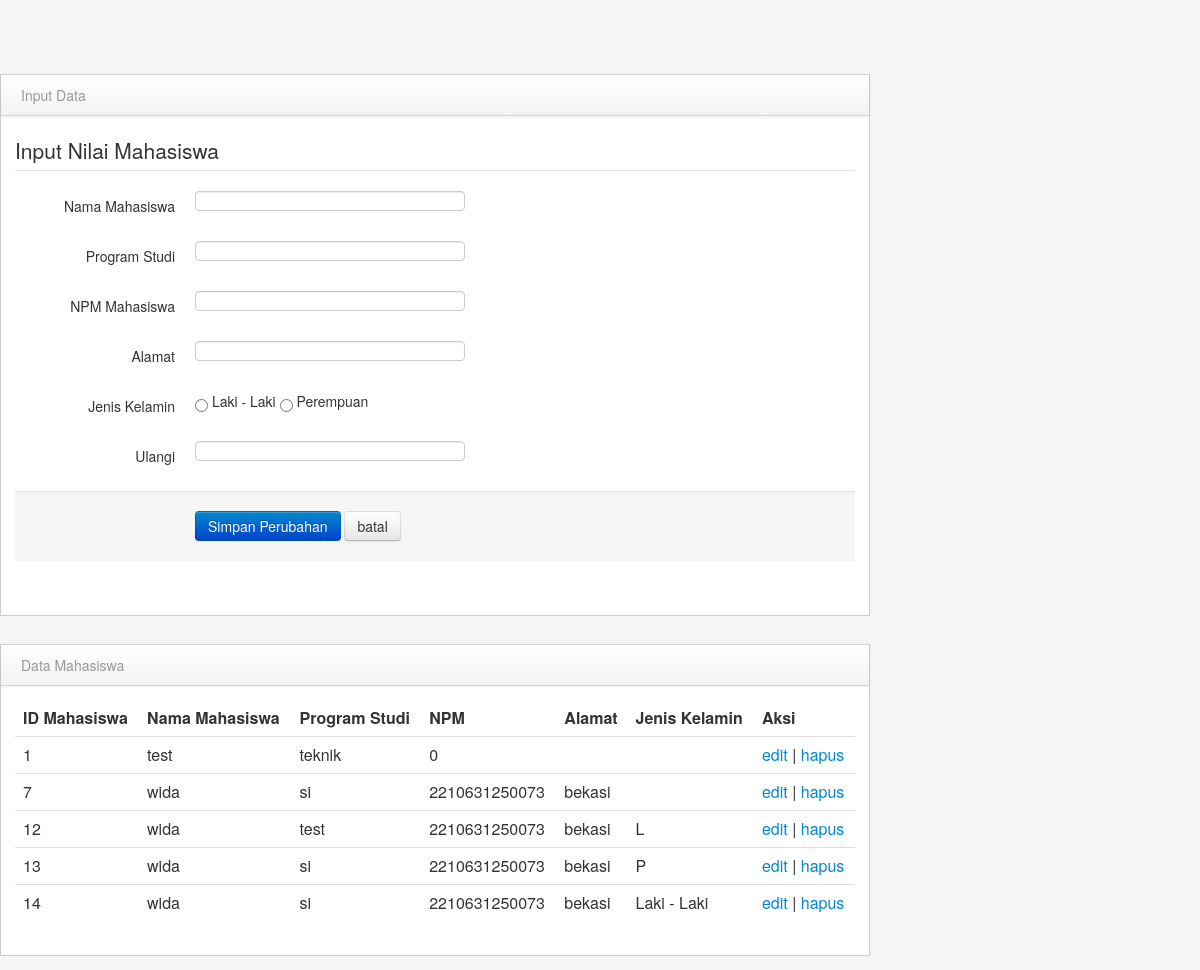
/uas.php, run on the app's committed database.
### tables this page shows
CREATE TABLE `mahasiswa` (
  `id` int(8) NOT NULL,
  `nama_mahasiswa` varchar(255) NOT NULL,
  `prodi` varchar(255) NOT NULL,
  `npm` varchar(50) NOT NULL,
  `alamat` varchar(255) NOT NULL,
  `jk` varchar(100) NOT NULL
);

### tampilkan_data.php (called while the page is built)
<?php
include "koneksi.php";
$proses = mysqli_query($koneksi, "SELECT * FROM mahasiswa") or die (mysqli_error($koneksi));
?>

### uas.php (the view, shortened to what this page needs)
<?php
include "koneksi.php";
include "tampilkan_data.php";
$ambil_data = [
    'nama_mahasiswa' => '',
    'prodi' => '',
    'npm' => '',
    'alamat' => '',
    'jk' => ''
];
?>
<html>
<head>
    <link href="admin-bootstrap2/bootstrap/css/bootstrap.min.css" rel="stylesheet" media="screen">
    <link href="admin-bootstrap2/bootstrap/css/bootstrap-responsive.min.css" rel="stylesheet" media="screen">
    <link href="admin-bootstrap2/assets/styles.css" rel="stylesheet" media="screen">
</head>
<body>
<div class="span9" id="content">
    <div class="row-fluid">
        <div class="block">
            <div class="navbar navbar-inner block-header">
                <div class="muted pull-left"> Input Data </div>
            </div>
            <div class="block-content collapse in">
                <div class="span12">
                    <form class="form-horizontal" action="uas.php" method="POST">
                        <fieldset>
                            <legend> Input Nilai Mahasiswa </legend>
                            <div class="control-group">
                                <label class="control-label" for="nama"> Nama Mahasiswa </label>
                                <div class="controls">
                                    <input type="text" class="input-xlarge focused" id="nama" name="nama" value="<?php echo $ambil_data['nama_mahasiswa']; ?>"></input>
                                </div>
                            </div>
                            <div class="control-group">
                                <label class="control-label" for="prodi"> Program Studi </label>
                                <div class="controls">
                                    <input type="text" class="input-xlarge focused" id="prodi" name="prodi" value="<?php echo $ambil_data['prodi']; ?>"></input>
                                </div>
                            </div>
                            <div class="control-group">
                                <label class="control-label" for="npm"> NPM Mahasiswa </label>
                                <div class="controls">
                                    <input type="text" class="input-xlarge focused" id="npm" name="npm" value="<?php echo $ambil_data['npm']; ?>"></input>
                                </div>
                            </div>
                            <div class="control-group">
                                <label class="control-label" for="alamat"> Alamat </label>
                                <div class="controls">
                                    <input type="text" class="input-xlarge focused" id="alamat" name="alamat" value="<?php echo $ambil_data['alamat']; ?>"></input>
                                </div>
                            </div>
                            <div class="control-group">
                                <label class="control-label" for="alamat"> Jenis Kelamin </label>
                                <div class="controls">
                                  <input type="Radio" class="input-xlarge focused" id="jk" name="jk" value="Laki - Laki"> Laki - Laki </input>
                                  <input type="Radio" class="input-xlarge focused" id="jk" name="jk" value="Perempuan"> Perempuan </input>
                                </div>
                            </div>
                            <div class="control-group">
                                <label class="control-label" for="perulangan"> Ulangi </label>
                                <div class="controls">
                                    <input type="text" class="input-xlarge focused" id="ulangi" name="ulangi" value=""></input>
                                </div>
                            </div>
                            <div class="form-actions">
                                <button type="submit" class="btn btn-primary">Simpan Perubahan </button>
                                <button type="reset" class="btn"> batal </button>
                            </div>
                        </fieldset>
                    </form>
                </div>
            </div>
        </div>
    </div>
    <div class="row-fluid">
        <div class="block">
            <div class="navbar navbar-inner block-header">
                <div class="muted pull-left"> Data Mahasiswa </div>
            </div>
            <div class="block-content collapse in">
                <div class="span12">
                    <table class="table">
                        <thead>
                        <tr>
                            <th>ID Mahasiswa</th>
                            <th> Nama Mahasiswa </th>
                            <th> Program Studi </th>
                            <th> NPM </th>
                            <th> Alamat </th>
                            <th> Jenis Kelamin </th>
                            <th> Aksi </th>
                        </tr>
                        </thead>
                        <tbody>
                        <?php
                        while ($data = mysqli_fetch_assoc($proses)) {
                            ?>
                            <tr>
                                <td><?php echo $data['id']; ?></td>
                                <td><?php echo $data['nama_mahasiswa'] ?></td>
                                <td><?php echo $data['prodi'] ?></td>
                                <td><?php echo $data['npm'] ?></td>
                                <td><?php echo $data['alamat'] ?></td>
                                <td><?php echo $data['jk'] ?></td>
                                <td>
                                    <a href="uas.php?id=<?php echo $data['id']; ?>">edit</a>
                                    | <a href="hapus_data.php?id=<?php echo $data['id']; ?>">hapus</a>
                                </td>
                            </tr>
                            <?php
                        }
                        ?>
                        </tbody>
                    </table>
                </div>
            </div>
        </div>
    </div>
</div>
</body>
</html>

### data on the page
mahasiswa: id "1", nama_mahasiswa "test", prodi "teknik", npm "0"
mahasiswa: id "7", nama_mahasiswa "wida", prodi "si", npm "2210631250073", alamat "bekasi"
mahasiswa: id "12", nama_mahasiswa "wida", prodi "test", npm "2210631250073", alamat "bekasi", jk "L"
mahasiswa: id "13", nama_mahasiswa "wida", prodi "si", npm "2210631250073", alamat "bekasi", jk "P"
mahasiswa: id "14", nama_mahasiswa "wida", prodi "si", npm "2210631250073", alamat "bekasi", jk "Laki - Laki"
